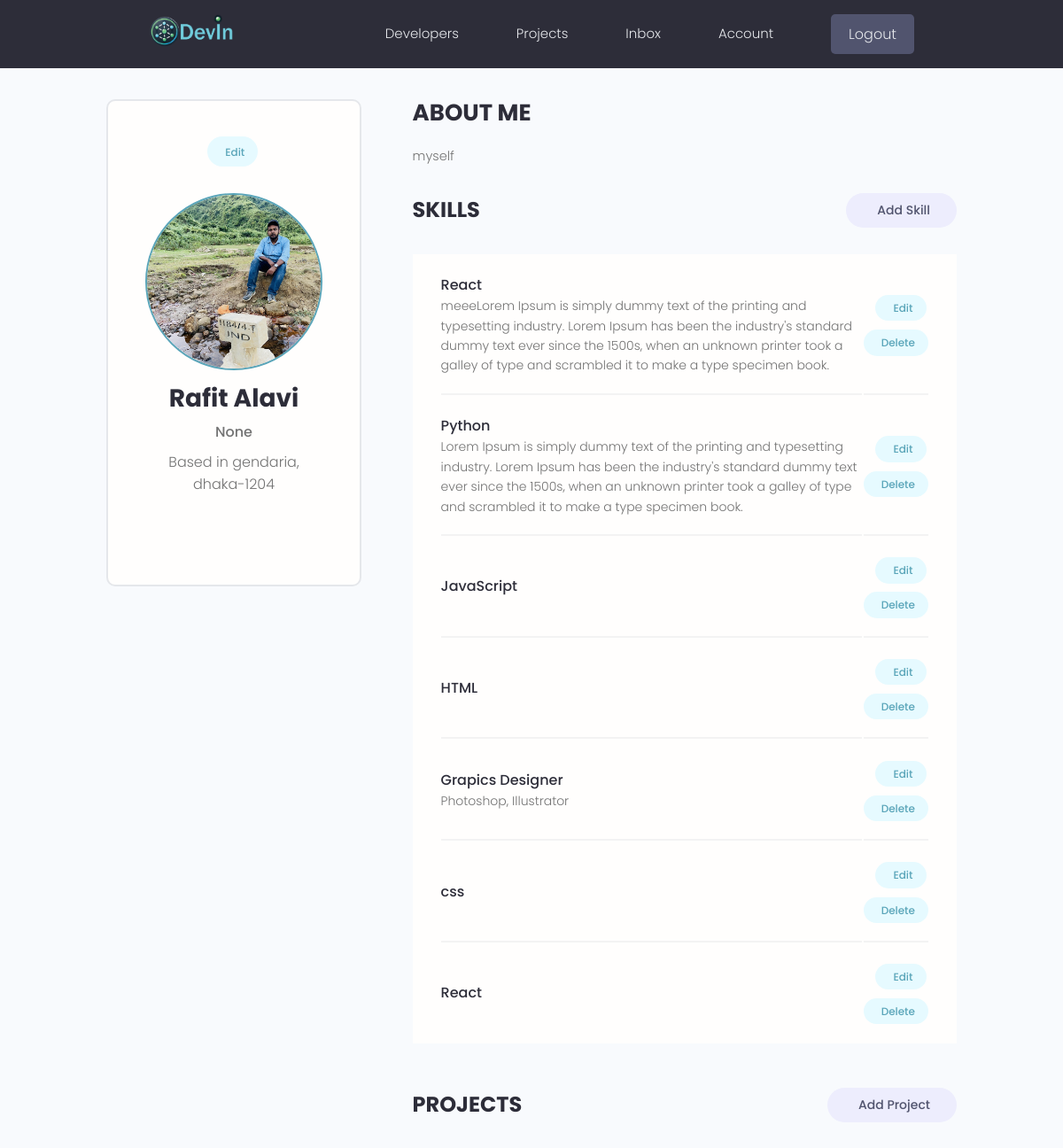
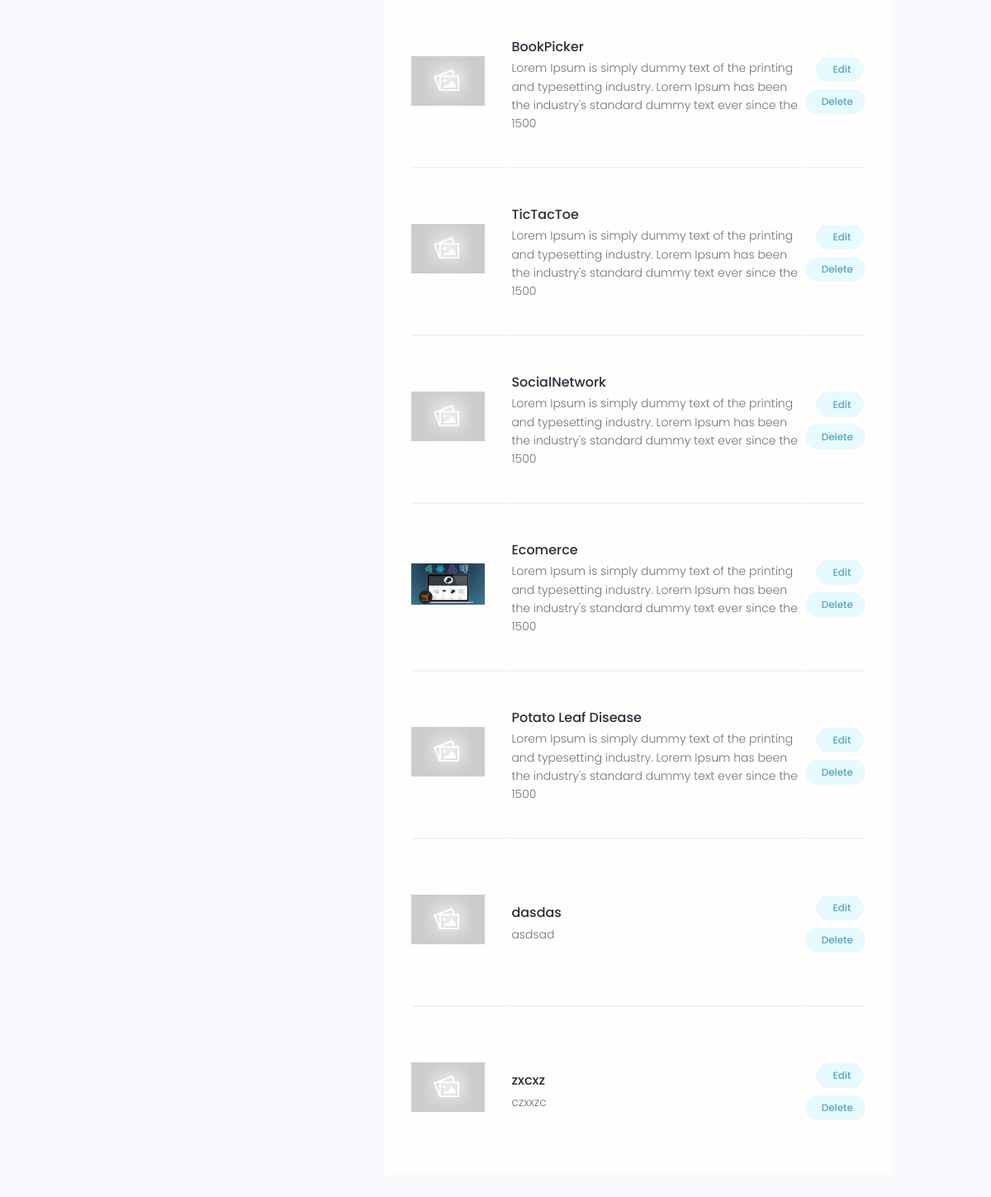
The app's page /account/ (signed in) with its own data (2 pictures, top to bottom).
### users/models.py (models this page shows, shortened)
class Profile(models.Model):
    user = models.OneToOneField(User, on_delete=models.CASCADE, null=True, blank=True) #conecting user to prfile
    name = models.CharField(max_length=200, blank=True, null=True)
    email = models.EmailField(max_length=500, blank=True, null=True)
    username = models.CharField(max_length=200, blank=True, null=True)
    location = models.CharField(max_length=200, blank=True, null=True)
    short_intro = models.CharField(max_length=200, blank=True, null=True)
    bio = models.TextField(blank=True, null=True)
    profile_image = models.ImageField(blank=True, null=True, upload_to='profiles/', default="profiles/user-default.png")
    social_github = models.CharField(max_length=200, blank=True, null=True)
    social_linkedin = models.CharField(max_length=200, blank=True, null=True)
    social_twiiter = models.CharField(max_length=200, blank=True, null=True)
    social_facebook = models.CharField(max_length=200, blank=True, null=True)
    social_website = models.CharField(max_length=200, blank=True, null=True)
    created = models.DateField(auto_now_add=True)
    id = models.UUIDField(default=uuid.uuid4, unique=True, primary_key=True, editable=False)

class Skill(models.Model):
    owner = models.ForeignKey(Profile, null= True,blank=True,on_delete=models.CASCADE)
    name = models.CharField(max_length=200, blank=True, null=True)
    description = models.TextField(null=True,blank=True)
    created = models.DateField(auto_now_add=True)
    id = models.UUIDField(default=uuid.uuid4, unique=True, primary_key=True, editable=False)

### projects/models.py (models this page shows, shortened)
class Project(models.Model):
    owner = models.ForeignKey(Profile, null=True,blank=True, on_delete=models.SET_NULL)#profile connected to project model
    title = models.CharField(max_length=200)
    description = models.TextField(null=True, blank=True)  # This means the field can be empty in the database, and null can be submitted
    featured_image = models.ImageField(null=True, blank=True ,default='default.jpg')
    demo_link = models.CharField(max_length=2000, null=True, blank=True)
    source_link = models.CharField(max_length=2000, null=True, blank=True)
    tags = models.ManyToManyField('Tag', blank=True)
    vote_total = models.IntegerField(default=0 , null=True,blank=True)
    vote_ratio = models.IntegerField(default=0 , null=True,blank=True)
    created = models.DateField(auto_now_add=True)
    id = models.UUIDField(default=uuid.uuid4, unique=True, primary_key=True, editable=False)  # Primary key
    class Meta:
          ordering = ['-vote_ratio','-vote_total','title']

### users/views.py (the view)
# urls.py: path('account/', views.userAccount, name= 'account'),
@login_required(login_url='login')
def userAccount(request):
    profile = request.user.profile #one to one relationship
    skills = profile.skill_set.all()
    projects = profile.project_set.all()
    context ={'profile': profile ,'skills': skills ,'projects':projects}
    return render(request, 'users/account.html',context)

### users/templates/users/account.html (shortened to what this page needs)
{% extends 'main.html' %}
{% load static %}
{% block content %}
  <main class="settingsPage profile my-md">
    <div class="container">
      <div class="layout">
        <div class="column column--1of3">
          <div class="card text-center">
            <div class="card__body dev">
              <a class="tag tag--pill tag--main settings__btn" href="{% url 'edit-account' %}"> Edit</a>
              <img class="avatar avatar--xl dev__avatar" src="{{profile.profile_image.url}}" />
              <h2 class="dev__name">{{profile.name}}</h2>
              <p class="dev__title">{{profile.short_intro}}</p>
              <p class="dev__location">Based in {{profile.location}}</p>
            </div>
          </div>
        </div>
        <div class="column column--2of3">
          <div class="devInfo">
            <h3 class="devInfo__title">About Me</h3>
            <p class="devInfo__about">
          {{profile.bio}}
            </p>
          </div>
          <div class="settings">
            <h3 class="settings__title">Skills</h3>
            <a class="tag tag--pill tag--sub settings__btn tag--lg" href="{% url 'create-skill' %}"> Add Skill</a>
          </div>
          <table class="settings__table">
            {% for skill in skills %}
            <tr>
              <td class="settings__tableInfo">
                <h4>{{skill.name}}</h4>
                <p>
                  {{skill.description}}
                </p>
              </td>
              <td class="settings__tableActions">
                <a class="tag tag--pill tag--main settings__btn" href="{% url 'update-skill' skill.id %}"> Edit</a>
                <a class="tag tag--pill tag--main settings__btn" href="{% url 'delete-skill' skill.id %}?next=/account">
                  Delete</a>
              </td>
            </tr>
            {% endfor %}
          </table>
          <div class="settings">
            <h3 class="settings__title">Projects</h3>
            <a class="tag tag--pill tag--sub settings__btn tag--lg" href="{% url 'create-project' %}"> Add Project</a>
          </div>
          <table class="settings__table">
            {% for project in projects %}
            <tr>
              <td class="settings__thumbnail">
                <a href="{% url 'project' project.id %}">
                  {% if project.featured_image %}
                    <img src="{{ project.featured_image.url }}" alt="Project Thumbnail" />
                  {% else %}
                    <img src="{% static 'path/to/default_image.jpg' %}" alt="Default Thumbnail" />
                  {% endif %}
                </a>
              </td>
              <td class="settings__tableInfo">
                <a href="{% url 'project' project.id %}">{{ project.title }}</a>
                <p>
                  {{ project.description|slice:"150" }}
                </p>
              </td>
              <td class="settings__tableActions">
                <a class="tag tag--pill tag--main settings__btn" href="{% url 'update-project' project.id %}"> Edit</a>
                <a class="tag tag--pill tag--main settings__btn" href="{% url 'delete-project' project.id  %}?next=/account"> Delete</a>
              </td>
            </tr>
            {% empty %}
            <tr>
              <td colspan="3">No projects found.</td>
            </tr>
            {% endfor %}
          </table>
        </div>
      </div>
    </div>
  </main>
{% endblock %}

### static/styles/app.css (style rules this page uses)
:root { --color-sub: #2d2d39; }
.card { border: 2px solid var(--color-light); }
img { width: 100%; }
.profile .card > .dev { padding: 4rem; }
.dev__avatar { display: block; margin: auto; }
.dev__name { color: var(--color-sub); font-size: 2.8rem; font-weight: 700; margin-top: 1rem; margin-bottom: 0.5rem; }
.dev__title { font-size: 1.6rem; font-weight: 500; line-height: 1.3; }
.dev__location { margin-top: 1rem; }
.devInfo { margin-bottom: 3rem; }
.devInfo__title, .devInfo__subtitle { font-size: 2.6rem; color: var(--color-sub); text-transform: uppercase; font-weight: 700; margin-bottom: 1.5rem; }
.devInfo__about, .devSkill__info { font-size: 1.45rem; line-height: 1.7; text-align: justify; }
.settingsPage .dev > .settings__btn { display: inline-block; margin-bottom: 3rem; }
.settings { display: flex; justify-content: space-between; align-items: center; }
.settings__title { font-size: 2.4rem; text-transform: uppercase; font-weight: 700; color: var(--color-sub); }
.settings__table { margin-top: 3rem; margin-bottom: 5rem; padding: 0 3rem; background: var(--color-white); }
.settings__table tr { width: 100%; }
.settings__table tr > td { padding: 2rem 0; }
.settings__table tr:not(:last-child) td { border-bottom: 2px solid var(--color-white-light); }
.settings__thumbnail { width: 23%; min-width: 10rem; }
.settings__thumbnail img { padding-right: 3rem; height: 15rem; object-fit: contain; }
.settings__tableInfo { width: 100%; }
.settings__tableInfo h4, .settings__tableInfo a { padding-right: 1rem; width: auto; font-size: 1.6rem; font-weight: 500; color: var(--color-sub); }
.settings__tableInfo p { font-size: 1.4rem; }
.settings__tableActions { text-align: right; }

### static/uikit/styles/modules/_variables.css (style rules this page uses)
:root { --color-main: #5aa5b9; --color-main-light: #e6faff; --color-sub: #3f4156; --color-sub-light: #51546e; --color-sub-lighter: #ededfd; --color-text: #737373; --color-gray: #8b8b8b; --color-light: #e5e7eb; --color-light-gray: #767676; --color-bg: #f8fafd; --color-white: #fffefd; --color-white-light: #f3f3f3; --color-success: #359e64; --color-success-bg: #def8e8; --color-error: #fc4b0b; --color-error-bg: #fff2ee; --font-base: 'Poppins', arial, helvetica, 'Segoe UI', roboto, ubuntu, sans-serif; --font-monospace: 'Fira Code', 'Courier New', courier, monospace; --font-regular: 300; --font-medium: 500; --font-bold: 700; --generic-shadow: 1px 1px 5px #00000010; --generic-transition: all 0.3s ease-in-out; }

### static/uikit/styles/modules/_base.css (style rules this page uses)
* { margin: 0; padding: 0; box-sizing: border-box; text-rendering: optimizeLegibility; color: inherit; font-size: inherit; }
html { font-size: 50%; }
@media only screen and (min-width: 480px) { html { font-size: 56.25%; } }
@media only screen and (min-width: 1200px) { html { font-size: 62.5%; } }
body { line-height: 1.6; font-weight: 400; font-size: 1.5rem; color: var(--color-text); background-color: var(--color-bg); min-height: 100vh; }

### static/uikit/styles/modules/_typography.css (style rules this page uses)
* { font-family: var(--font-base); }
h2 { font-size: 3.6rem; font-weight: var(--font-bold); }
h3 { font-size: 3.2rem; font-weight: var(--font-medium); }
h4 { font-size: 2.8rem; font-weight: var(--font-medium); }
p, span, strong { font-size: 1.6rem; color: var(--color-text); font-weight: var(--font-regular); }
a { padding-bottom: 2px; text-decoration: none; display: inline-block; color: var(--color-main); font-weight: var(--font-medium); }

### static/uikit/styles/modules/_utilities.css (style rules this page uses)
.container { width: 92%; max-width: 165rem; margin: 0 auto; box-sizing: border-box; }
@media screen and (min-width: 1000px) { .container { width: 90%; } }
@media screen and (min-width: 1200px) { .container { width: 80%; } }
.text-center { text-align: center; }
.my-md { margin: 3rem auto; }

### static/uikit/styles/modules/_avatar.css (style rules this page uses)
.avatar { border-radius: 50%; border: 2px solid var(--color-main); object-fit: cover; }
.avatar--xl { height: 20rem; width: 20rem; }

### static/uikit/styles/modules/_card.css (style rules this page uses)
.card { border-radius: 1rem; background-color: var(--color-white); border: 1.5px solid var(--color-light); width: auto; height: auto; margin-top: 0.5rem; margin-bottom: 0.5rem; overflow: hidden; }
.card__body, .card__header { padding: 2rem 2.5rem; }

### static/uikit/styles/modules/_layout.css (style rules this page uses)
.layout { display: flex; flex-flow: row wrap; justify-content: space-between; }
.layout > .column { margin-bottom: 3rem; }
.layout > .column.column--1of3 { flex-basis: 30%; }
.layout > .column.column--2of3 { flex-basis: 64%; }

### records on screen
Profile: profile_image (picture), name "Rafit Alavi", short_intro "None", location "gendaria, dhaka-1204", bio "myself"
Skill: name "React", description "meeeLorem Ipsum is simply dummy text of the printing and typesetting industry. Lorem Ipsum has been the industry's standard dummy text ever since the 1500s, when an unknown printer took a galley of type and scrambled it to make a type specimen book."
Skill: name "Python", description "Lorem Ipsum is simply dummy text of the printing and typesetting industry. Lorem Ipsum has been the industry's standard dummy text ever since the 1500s, when an unknown printer took a galley of type and scrambled it to make a type specimen book."
Skill: name "JavaScript"
Skill: name "HTML"
Skill: name "Grapics Designer", description "Photoshop, Illustrator"
Skill: name "css"
Skill: name "React"
Project: featured_image (placeholder picture), title "BookPicker", description "Lorem Ipsum is simply dummy text of the printing and typesetting industry. Lorem Ipsum has been the industry's standard dummy text ever since the 1500"
Project: featured_image (placeholder picture), title "TicTacToe", description "Lorem Ipsum is simply dummy text of the printing and typesetting industry. Lorem Ipsum has been the industry's standard dummy text ever since the 1500"
Project: featured_image (placeholder picture), title "SocialNetwork", description "Lorem Ipsum is simply dummy text of the printing and typesetting industry. Lorem Ipsum has been the industry's standard dummy text ever since the 1500"
Project: featured_image (picture), title "Ecomerce", description "Lorem Ipsum is simply dummy text of the printing and typesetting industry. Lorem Ipsum has been the industry's standard dummy text ever since the 1500"
Project: featured_image (placeholder picture), title "Potato Leaf Disease", description "Lorem Ipsum is simply dummy text of the printing and typesetting industry. Lorem Ipsum has been the industry's standard dummy text ever since the 1500"
Project: featured_image (placeholder picture), title "dasdas", description "asdsad"
Project: featured_image (placeholder picture), title "zxcxz", description "czxxzc"
